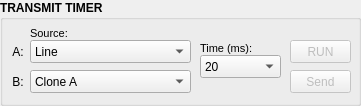
     <widget class="QGroupBox" name="groupTxTimer">
      <property name="enabled">
       <bool>true</bool>
      </property>
      <property name="sizePolicy">
       <sizepolicy hsizetype="Fixed" vsizetype="Fixed">
        <horstretch>0</horstretch>
        <verstretch>0</verstretch>
       </sizepolicy>
      </property>
      <property name="minimumSize">
       <size>
        <width>361</width>
        <height>106</height>
       </size>
      </property>
      <property name="font">
       <font>
        <family>Ubuntu</family>
        <pointsize>9</pointsize>
        <weight>75</weight>
        <bold>true</bold>
        <kerning>true</kerning>
       </font>
      </property>
      <property name="toolTip">
       <string notr="true"/>
      </property>
      <property name="statusTip">
       <string notr="true"/>
      </property>
      <property name="whatsThis">
       <string notr="true"/>
      </property>
      <property name="accessibleName">
       <string notr="true"/>
      </property>
      <property name="accessibleDescription">
       <string notr="true"/>
      </property>
      <property name="title">
       <string>TRANSMIT TIMER</string>
      </property>
      <property name="flat">
       <bool>false</bool>
      </property>
      <widget class="QLabel" name="labelTmrSource">
       <property name="geometry">
        <rect>
         <x>30</x>
         <y>25</y>
         <width>161</width>
         <height>16</height>
        </rect>
       </property>
       <property name="font">
        <font>
         <family>Ubuntu</family>
         <pointsize>8</pointsize>
         <weight>50</weight>
         <italic>false</italic>
         <bold>false</bold>
         <kerning>true</kerning>
        </font>
       </property>
       <property name="toolTip">
        <string notr="true"/>
       </property>
       <property name="statusTip">
        <string notr="true"/>
       </property>
       <property name="whatsThis">
        <string notr="true"/>
       </property>
       <property name="accessibleName">
        <string notr="true"/>
       </property>
       <property name="accessibleDescription">
        <string notr="true"/>
       </property>
       <property name="text">
        <string>Source:</string>
       </property>
      </widget>
      <widget class="QComboBox" name="comboTmrSourceA">
       <property name="geometry">
        <rect>
         <x>30</x>
         <y>40</y>
         <width>161</width>
         <height>23</height>
        </rect>
       </property>
       <property name="font">
        <font>
         <family>Ubuntu</family>
         <pointsize>9</pointsize>
         <weight>50</weight>
         <italic>false</italic>
         <bold>false</bold>
         <kerning>true</kerning>
        </font>
       </property>
       <property name="focusPolicy">
        <enum>Qt::ClickFocus</enum>
       </property>
       <property name="contextMenuPolicy">
        <enum>Qt::NoContextMenu</enum>
       </property>
       <property name="toolTip">
        <string notr="true"/>
       </property>
       <property name="toolTipDuration">
        <number>-1</number>
       </property>
       <property name="statusTip">
        <string notr="true"/>
       </property>
       <property name="whatsThis">
        <string notr="true"/>
       </property>
       <property name="accessibleName">
        <string notr="true"/>
       </property>
       <property name="accessibleDescription">
        <string notr="true"/>
       </property>
       <property name="currentText">
        <string notr="true">Line</string>
       </property>
       <property name="placeholderText">
        <string notr="true"/>
       </property>
       <item>
        <property name="text">
         <string>Line</string>
        </property>
       </item>
       <item>
        <property name="text">
         <string>Pattern</string>
        </property>
       </item>
       <item>
        <property name="text">
         <string>File 1</string>
        </property>
       </item>
       <item>
        <property name="text">
         <string>File 2</string>
        </property>
       </item>
       <item>
        <property name="text">
         <string>Table F1</string>
        </property>
       </item>
       <item>
        <property name="text">
         <string>Table F2</string>
        </property>
       </item>
       <item>
        <property name="text">
         <string>Table F3</string>
        </property>
       </item>
       <item>
        <property name="text">
         <string>Table F4</string>
        </property>
       </item>
       <item>
        <property name="text">
         <string>Table F5</string>
        </property>
       </item>
       <item>
        <property name="text">
         <string>Table F6</string>
        </property>
       </item>
       <item>
        <property name="text">
         <string>Table F7</string>
        </property>
       </item>
       <item>
        <property name="text">
         <string>Table F8</string>
        </property>
       </item>
       <item>
        <property name="text">
         <string>Table F9</string>
        </property>
       </item>
       <item>
        <property name="text">
         <string>Table F10</string>
        </property>
       </item>
       <item>
        <property name="text">
         <string>Table F11</string>
        </property>
       </item>
       <item>
        <property name="text">
         <string>Table F12</string>
        </property>
       </item>
       <item>
        <property name="text">
         <string>Counter CHAR 0-9</string>
        </property>
       </item>
       <item>
        <property name="text">
         <string>Counter CHAR A-Z</string>
        </property>
       </item>
       <item>
        <property name="text">
         <string>Counter BIN 0-15</string>
        </property>
       </item>
       <item>
        <property name="text">
         <string>Counter BIN 0-255</string>
        </property>
       </item>
      </widget>
      <widget class="QComboBox" name="comboTmrTime">
       <property name="geometry">
        <rect>
         <x>200</x>
         <y>55</y>
         <width>81</width>
         <height>23</height>
        </rect>
       </property>
       <property name="font">
        <font>
         <family>Ubuntu</family>
         <pointsize>9</pointsize>
         <weight>50</weight>
         <italic>false</italic>
         <bold>false</bold>
         <kerning>true</kerning>
        </font>
       </property>
       <property name="focusPolicy">
        <enum>Qt::ClickFocus</enum>
       </property>
       <property name="contextMenuPolicy">
        <enum>Qt::NoContextMenu</enum>
       </property>
       <property name="toolTip">
        <string notr="true"/>
       </property>
       <property name="toolTipDuration">
        <number>-1</number>
       </property>
       <property name="statusTip">
        <string notr="true"/>
       </property>
       <property name="whatsThis">
        <string notr="true"/>
       </property>
       <property name="accessibleName">
        <string notr="true"/>
       </property>
       <property name="accessibleDescription">
        <string notr="true"/>
       </property>
       <item>
        <property name="text">
         <string>20</string>
        </property>
       </item>
       <item>
        <property name="text">
         <string>50</string>
        </property>
       </item>
       <item>
        <property name="text">
         <string>100</string>
        </property>
       </item>
       <item>
        <property name="text">
         <string>200</string>
        </property>
       </item>
       <item>
        <property name="text">
         <string>500</string>
        </property>
       </item>
       <item>
        <property name="text">
         <string>1000</string>
        </property>
       </item>
       <item>
        <property name="text">
         <string>2000</string>
        </property>
       </item>
       <item>
        <property name="text">
         <string>5000</string>
        </property>
       </item>
       <item>
        <property name="text">
         <string>10000</string>
        </property>
       </item>
       <item>
        <property name="text">
         <string>30000</string>
        </property>
       </item>
       <item>
        <property name="text">
         <string>60000</string>
        </property>
       </item>
      </widget>
      <widget class="QLabel" name="labelTmrTime">
       <property name="geometry">
        <rect>
         <x>200</x>
         <y>40</y>
         <width>81</width>
         <height>16</height>
        </rect>
       </property>
       <property name="font">
        <font>
         <family>Ubuntu</family>
         <pointsize>8</pointsize>
         <weight>50</weight>
         <italic>false</italic>
         <bold>false</bold>
         <kerning>true</kerning>
        </font>
       </property>
       <property name="toolTip">
        <string notr="true"/>
       </property>
       <property name="statusTip">
        <string notr="true"/>
       </property>
       <property name="whatsThis">
        <string notr="true"/>
       </property>
       <property name="accessibleName">
        <string notr="true"/>
       </property>
       <property name="accessibleDescription">
        <string notr="true"/>
       </property>
       <property name="text">
        <string>Time (ms):</string>
       </property>
      </widget>
      <widget class="QPushButton" name="pushTmrRun">
       <property name="enabled">
        <bool>false</bool>
       </property>
       <property name="geometry">
        <rect>
         <x>290</x>
         <y>40</y>
         <width>61</width>
         <height>23</height>
        </rect>
       </property>
       <property name="font">
        <font>
         <family>Ubuntu</family>
         <pointsize>9</pointsize>
         <weight>50</weight>
         <bold>false</bold>
         <kerning>true</kerning>
        </font>
       </property>
       <property name="focusPolicy">
        <enum>Qt::ClickFocus</enum>
       </property>
       <property name="toolTip">
        <string notr="true"/>
       </property>
       <property name="statusTip">
        <string notr="true"/>
       </property>
       <property name="whatsThis">
        <string notr="true"/>
       </property>
       <property name="accessibleName">
        <string notr="true"/>
       </property>
       <property name="accessibleDescription">
        <string notr="true"/>
       </property>
       <property name="styleSheet">
        <string notr="true"/>
       </property>
       <property name="text">
        <string notr="true">RUN</string>
       </property>
       <property name="shortcut">
        <string notr="true"/>
       </property>
       <property name="checkable">
        <bool>true</bool>
       </property>
      </widget>
      <widget class="QLabel" name="labelTmrCount">
       <property name="geometry">
        <rect>
         <x>290</x>
         <y>25</y>
         <width>61</width>
         <height>16</height>
        </rect>
       </property>
       <property name="font">
        <font>
         <family>Ubuntu</family>
         <pointsize>8</pointsize>
         <weight>50</weight>
         <italic>false</italic>
         <bold>false</bold>
         <kerning>true</kerning>
        </font>
       </property>
       <property name="toolTip">
        <string notr="true"/>
       </property>
       <property name="statusTip">
        <string notr="true"/>
       </property>
       <property name="whatsThis">
        <string notr="true"/>
       </property>
       <property name="accessibleName">
        <string notr="true"/>
       </property>
       <property name="accessibleDescription">
        <string notr="true"/>
       </property>
       <property name="styleSheet">
        <string notr="true">color: rgb(100, 100, 100);</string>
       </property>
       <property name="text">
        <string/>
       </property>
       <property name="textFormat">
        <enum>Qt::AutoText</enum>
       </property>
       <property name="alignment">
        <set>Qt::AlignCenter</set>
       </property>
      </widget>
      <widget class="QComboBox" name="comboTmrSourceB">
       <property name="enabled">
        <bool>true</bool>
       </property>
       <property name="geometry">
        <rect>
         <x>30</x>
         <y>70</y>
         <width>161</width>
         <height>23</height>
        </rect>
       </property>
       <property name="font">
        <font>
         <family>Ubuntu</family>
         <pointsize>9</pointsize>
         <weight>50</weight>
         <italic>false</italic>
         <bold>false</bold>
         <kerning>true</kerning>
        </font>
       </property>
       <property name="focusPolicy">
        <enum>Qt::ClickFocus</enum>
       </property>
       <property name="contextMenuPolicy">
        <enum>Qt::NoContextMenu</enum>
       </property>
       <property name="toolTip">
        <string notr="true"/>
       </property>
       <property name="toolTipDuration">
        <number>-1</number>
       </property>
       <property name="statusTip">
        <string notr="true"/>
       </property>
       <property name="whatsThis">
        <string notr="true"/>
       </property>
       <property name="accessibleName">
        <string notr="true"/>
       </property>
       <property name="accessibleDescription">
        <string notr="true"/>
       </property>
       <property name="currentText">
        <string notr="true">Clone A</string>
       </property>
       <property name="placeholderText">
        <string notr="true"/>
       </property>
       <item>
        <property name="text">
         <string>Clone A</string>
        </property>
       </item>
       <item>
        <property name="text">
         <string>Line</string>
        </property>
       </item>
       <item>
        <property name="text">
         <string>Pattern</string>
        </property>
       </item>
       <item>
        <property name="text">
         <string>File 1</string>
        </property>
       </item>
       <item>
        <property name="text">
         <string>File 2</string>
        </property>
       </item>
       <item>
        <property name="text">
         <string>Table F1</string>
        </property>
       </item>
       <item>
        <property name="text">
         <string>Table F2</string>
        </property>
       </item>
       <item>
        <property name="text">
         <string>Table F3</string>
        </property>
       </item>
       <item>
        <property name="text">
         <string>Table F4</string>
        </property>
       </item>
       <item>
        <property name="text">
         <string>Table F5</string>
        </property>
       </item>
       <item>
        <property name="text">
         <string>Table F6</string>
        </property>
       </item>
       <item>
        <property name="text">
         <string>Table F7</string>
        </property>
       </item>
       <item>
        <property name="text">
         <string>Table F8</string>
        </property>
       </item>
       <item>
        <property name="text">
         <string>Table F9</string>
        </property>
       </item>
       <item>
        <property name="text">
         <string>Table F10</string>
        </property>
       </item>
       <item>
        <property name="text">
         <string>Table F11</string>
        </property>
       </item>
       <item>
        <property name="text">
         <string>Table F12</string>
        </property>
       </item>
       <item>
        <property name="text">
         <string>Counter CHAR 0-9</string>
        </property>
       </item>
       <item>
        <property name="text">
         <string>Counter CHAR A-Z</string>
        </property>
       </item>
       <item>
        <property name="text">
         <string>Counter BIN 0-15</string>
        </property>
       </item>
       <item>
        <property name="text">
         <string>Counter BIN 0-255</string>
        </property>
       </item>
      </widget>
      <widget class="QLabel" name="labelTmrPortA">
       <property name="geometry">
        <rect>
         <x>5</x>
         <y>40</y>
         <width>26</width>
         <height>23</height>
        </rect>
       </property>
       <property name="font">
        <font>
         <family>Ubuntu</family>
         <pointsize>9</pointsize>
         <weight>50</weight>
         <italic>false</italic>
         <bold>false</bold>
         <kerning>true</kerning>
        </font>
       </property>
       <property name="toolTip">
        <string notr="true"/>
       </property>
       <property name="statusTip">
        <string notr="true"/>
       </property>
       <property name="whatsThis">
        <string notr="true"/>
       </property>
       <property name="accessibleName">
        <string notr="true"/>
       </property>
       <property name="accessibleDescription">
        <string notr="true"/>
       </property>
       <property name="text">
        <string>A:</string>
       </property>
       <property name="alignment">
        <set>Qt::AlignCenter</set>
       </property>
      </widget>
      <widget class="QLabel" name="labelTmrPortB">
       <property name="geometry">
        <rect>
         <x>5</x>
         <y>70</y>
         <width>26</width>
         <height>23</height>
        </rect>
       </property>
       <property name="font">
        <font>
         <family>Ubuntu</family>
         <pointsize>9</pointsize>
         <weight>50</weight>
         <italic>false</italic>
         <bold>false</bold>
         <kerning>true</kerning>
        </font>
       </property>
       <property name="toolTip">
        <string notr="true"/>
       </property>
       <property name="statusTip">
        <string notr="true"/>
       </property>
       <property name="whatsThis">
        <string notr="true"/>
       </property>
       <property name="accessibleName">
        <string notr="true"/>
       </property>
       <property name="accessibleDescription">
        <string notr="true"/>
       </property>
       <property name="text">
        <string>B:</string>
       </property>
       <property name="alignment">
        <set>Qt::AlignCenter</set>
       </property>
      </widget>
      <widget class="QPushButton" name="pushTmrSend">
       <property name="enabled">
        <bool>false</bool>
       </property>
       <property name="geometry">
        <rect>
         <x>290</x>
         <y>70</y>
         <width>61</width>
         <height>23</height>
        </rect>
       </property>
       <property name="font">
        <font>
         <family>Ubuntu</family>
         <pointsize>9</pointsize>
         <weight>50</weight>
         <bold>false</bold>
         <kerning>true</kerning>
        </font>
       </property>
       <property name="focusPolicy">
        <enum>Qt::ClickFocus</enum>
       </property>
       <property name="toolTip">
        <string notr="true"/>
       </property>
       <property name="statusTip">
        <string notr="true"/>
       </property>
       <property name="whatsThis">
        <string notr="true"/>
       </property>
       <property name="accessibleName">
        <string notr="true"/>
       </property>
       <property name="accessibleDescription">
        <string notr="true"/>
       </property>
       <property name="styleSheet">
        <string notr="true"/>
       </property>
       <property name="text">
        <string notr="true">Send</string>
       </property>
       <property name="shortcut">
        <string notr="true"/>
       </property>
      </widget>
      <zorder>labelTmrTime</zorder>
      <zorder>labelTmrSource</zorder>
      <zorder>comboTmrSourceA</zorder>
      <zorder>comboTmrTime</zorder>
      <zorder>pushTmrRun</zorder>
      <zorder>labelTmrCount</zorder>
      <zorder>comboTmrSourceB</zorder>
      <zorder>labelTmrPortA</zorder>
      <zorder>labelTmrPortB</zorder>
      <zorder>pushTmrSend</zorder>
     </widget>
